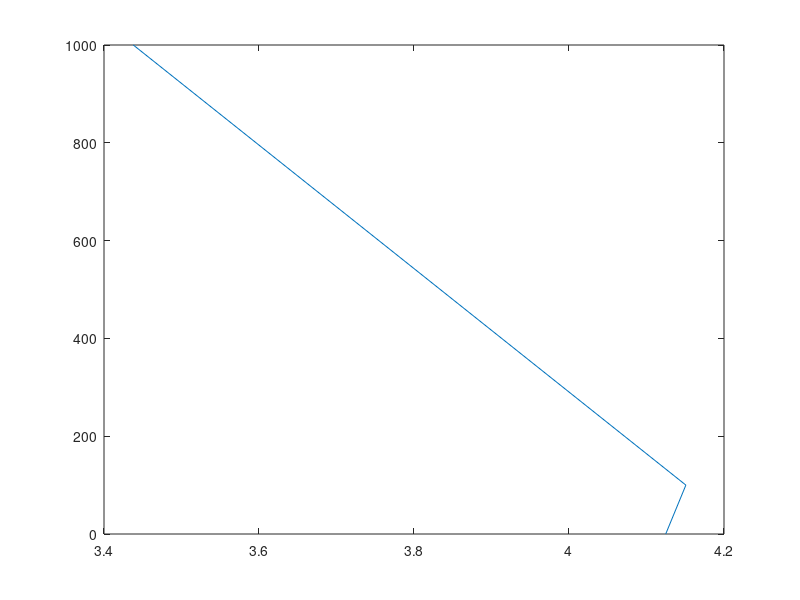

MATLAB code for this plot:
%NTU Standards
NTU = [1000 100 0];

%Measured Voltages
V = [3.4378 4.1508 4.1248];

%Graph for calibrating
plot(V,NTU)


